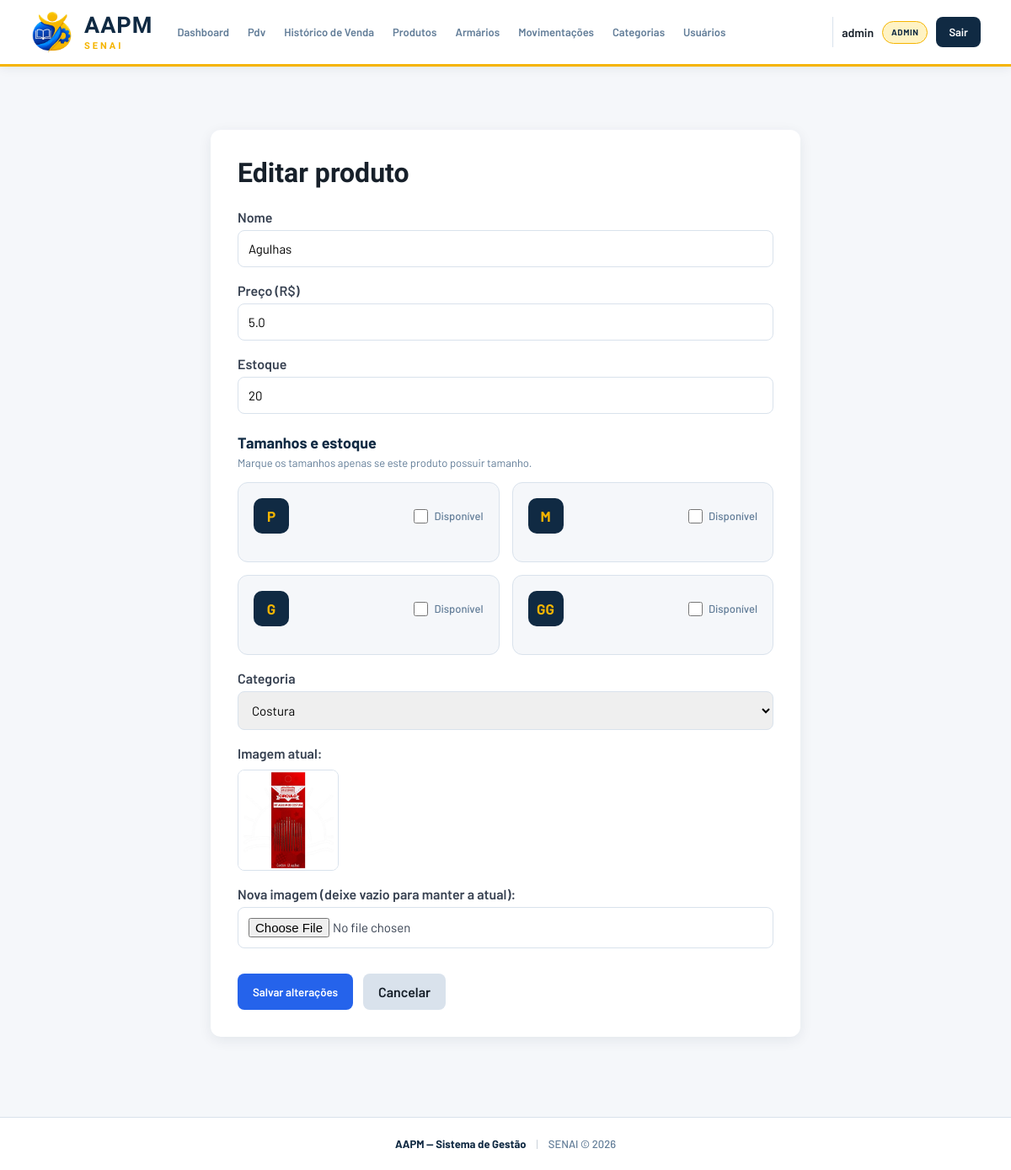
The page /produtos/3/editar (signed in) on the database as committed earlier.
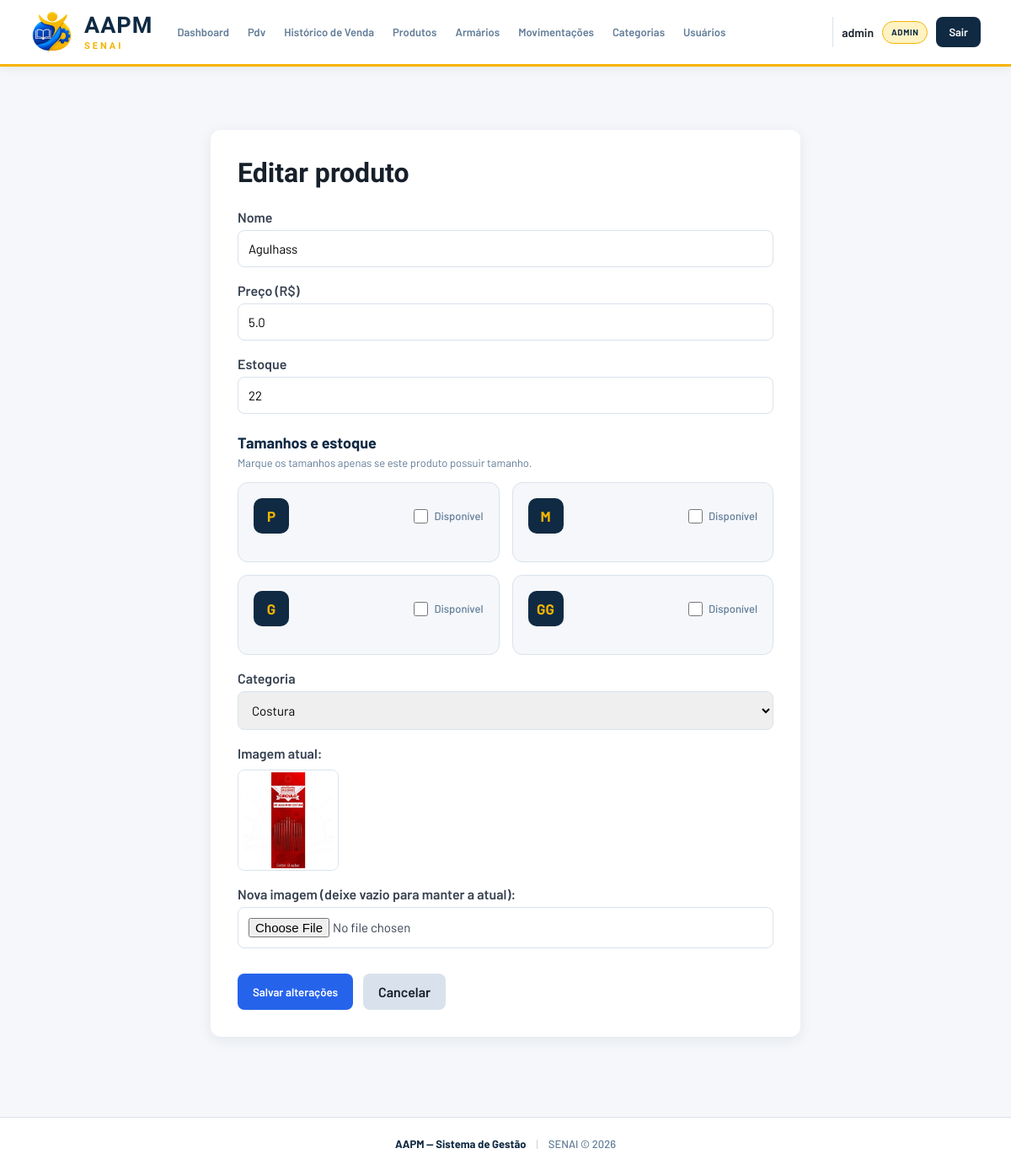
The same page on the database as committed later.
### app/models/produto.py (models this page shows, shortened)
class Produto(Base):
    __tablename__ = "produtos"
    id = Column(Integer, primary_key=True, autoincrement=True, index=True)
    nome = Column(String(150), nullable=False, index=True)
    preco = Column(Float, nullable=False, default=0.0)
    estoque_atual = Column(Integer, nullable=False, default=0)
    ativo = Column(Boolean, default=True)
    imagem_path = Column(String(255), nullable=True)
    categoria_id = Column(Integer, ForeignKey("categorias.id", ondelete="SET NULL"), nullable=True)
    categoria = relationship("Categoria", back_populates="produtos")
    tamanhos  = relationship("ProdutoTamanho", back_populates="produto", cascade="all, delete-orphan")

### app/models/categoria.py (models this page shows)
class Categoria(Base):
    __tablename__ = "categorias"
    id = Column(Integer, primary_key=True,autoincrement=True, index=True)
    nome = Column(String(100), nullable=False, unique=True)
    ativo = Column(Boolean, default=True)
    produtos = relationship("Produto", back_populates="categoria", lazy="select")

### app/controllers/produto_controller.py (the view)
@router.get("/{produto_id}/editar")
def form_editar_produto(
    produto_id: int,
    request: Request,
    db: Session = Depends(get_db),
    admin = Depends(get_admin)
):
    editando   = db.query(Produto).filter(Produto.id == produto_id).first()
    categorias = db.query(Categoria).filter(Categoria.ativo == True).all()
    if not editando:
        return RedirectResponse(url="/produtos", status_code=302)
    return templates.TemplateResponse(
        request,
        "produtos/form.html",
        {
            "request":    request,
            "usuario":    admin,
            "editando":   editando,
            "categorias": categorias
        }
    )

### app/templates/produtos/form.html (shortened to what the changed rows need)
{% extends "base.html" %}
{% block extra_css %}
<link rel="stylesheet" href="/static/css/produtos-form.css">
{% endblock %}
{% block conteudo %}
<div class="form-container">
    <h1 class="form-title">{{ "Editar produto" if editando else "Novo produto" }}</h1>
    <form
        class="produto-form"
        action="{{ '/produtos/' + editando.id|string + '/editar' if editando else '/produtos/novo' }}"
        method="post"
        enctype="multipart/form-data"
        id="produto-form"
        data-confirm-form data-confirm-title="{{ 'Salvar edição do produto?' if editando else 'Criar produto?' }}" data-confirm-message="{{ 'Confirma salvar as alterações deste produto?' if editando else 'Confirma criar este produto com os dados informados?' }}" data-confirm-label="Salvar" data-confirm-loading="Salvando produto..."
    >
        <label>
            Nome
            <input
                type="text"
                name="nome"
                value="{{ editando.nome if editando else (valores.nome if valores else '') }}"
                required
            >
        </label>
        <label>
            Preço (R$)
            <input
                type="number"
                name="preco"
                step="0.01"
                min="0"
                value="{{ editando.preco if editando else (valores.preco if valores else '0.00') }}"
                required
            >
        </label>
        <div id="estoque-geral-container">
            <label>
                Estoque
                <input
                    type="number"
                    name="estoque_atual"
                    id="estoque_atual"
                    min="0"
                    value="{{ editando.estoque_atual if editando else (valores.estoque_atual if valores else 0) }}"
                    required
                >
            </label>
        </div>
        <label>
            Categoria
            <select name="categoria_id">
                {% for c in categorias %}
                    <option
                        value="{{ c.id }}"
                        {% if (editando and editando.categoria_id == c.id)
                            or (valores and valores.categoria_id == c.id) %}
                            selected
                        {% endif %}
                    >
                        {{ c.nome }}
                    </option>
                {% endfor %}
            </select>
        </label>
        {% if editando and editando.imagem_path %}
            <div class="imagem-atual-container">
                <p>Imagem atual:</p>
                <img
                    class="preview-img"
                    src="{{ url_for('static', path=editando.imagem_path) }}"
                    alt="{{ editando.nome }}"
                    width="120"
                >
            </div>
        {% endif %}
    </form>
</div>
{% endblock %}

Rows that differ between the two databases and show on the page:
changed Produto "Costura": nome "Agulhas" → "Agulhass"; estoque_atual "20" → "22"
